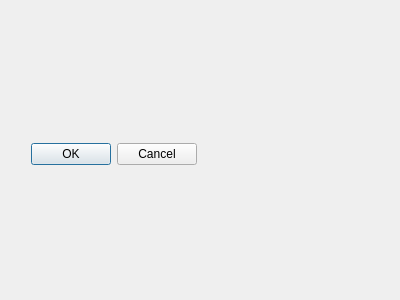
<?xml version="1.0" encoding="UTF-8"?>
<ui version="4.0">
 <class>Dialog</class>
 <widget class="QDialog" name="Dialog">
  <property name="geometry">
   <rect>
    <x>0</x>
    <y>0</y>
    <width>400</width>
    <height>300</height>
   </rect>
  </property>
  <property name="windowTitle">
   <string>Dialog</string>
  </property>
  <widget class="QDialogButtonBox" name="buttonBox">
   <property name="geometry">
    <rect>
     <x>30</x>
     <y>140</y>
     <width>167</width>
     <height>29</height>
    </rect>
   </property>
   <property name="standardButtons">
    <set>QDialogButtonBox::Cancel|QDialogButtonBox::Ok</set>
   </property>
  </widget>
 </widget>
 <resources/>
 <connections/>
</ui>
